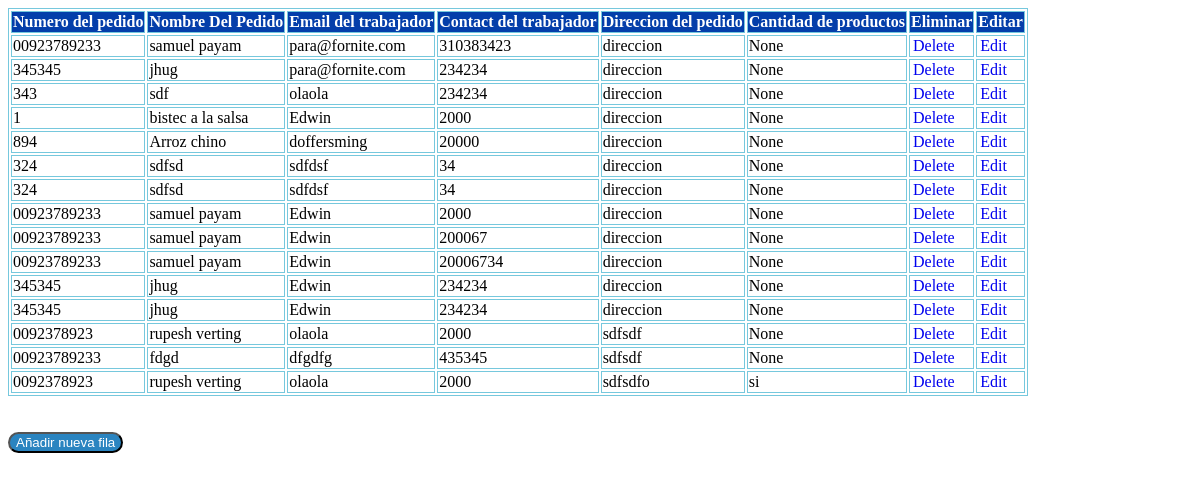
The page /show on the database its author committed.
### employee/models.py (models this page shows, shortened)
class Employee(models.Model):
    eid = models.CharField(max_length=20)
    ename = models.CharField(max_length=100)
    eemail = models.CharField(max_length=50)
    econtact = models.CharField(max_length=15)
    direccion = models.CharField(max_length=200)
    cantidad = models.CharField(max_length=6)
    class Meta:
        db_table = "employee"

### employee/views.py (the view)
# urls.py: path('show',views.show),
def show(request):
    employees = Employee.objects.all()
    return render(request,"show.html",{'employees':employees})

### employee/templates/show.html (shortened to what this page needs)
<!DOCTYPE html>
<html lang="en">
<head>
    {% load static %}
    <link rel="stylesheet" href="../static/style1.css">
</head>
<body>
    <table>
        <thead>
            <tr>
                <th>Numero del pedido</th>
                <th>Nombre Del Pedido</th>
                <th>Email del trabajador</th>
                <th>Contact del trabajador</th>
                <th>Direccion del pedido</th>
                <th>Cantidad de productos</th>
                <th>Eliminar</th>
                <th>Editar</th>
            </tr>
        </thead>
        <tbody>
            {% for employee in employees %}
            <tr>
                <td>{{ employee.eid }}</td>
                <td>{{employee.ename}}</td>
                <td>{{employee.eemail}}</td>
                <td>{{employee.econtact}}</td>
                <td>{{employee.direccion}}</td>
                <td>{{employee.cantidad}}</td>
                <td>
                    <a href="/delete/{{employee.id}}" >Delete</a>
                </td>
                <td>
                    <a href="/edit/{{ employee.id }}" >Edit</a>
                </td>
            </tr>
            {% endfor %}
        </tbody>
    </table>
    <br>
    <br>
    <button><a style="color:white;" href="/emp">Añadir nueva fila</a></button>
</body>
</html>

### employee/static/style1.css (style rules this page uses)
* { text-decoration: none; }
table, th, td { border: 1px solid rgb(118, 200, 221); }
th { background-color: #043eaa; color: white; }
button { border-radius: 12px; color: aqua; background-color: #2a84c0; cursor: pointer; }
tbody a { margin: 2px; }

### rows shown on the page
Employee: eid "00923789233", ename "samuel payam", eemail "para@fornite.com", econtact "310383423", direccion "direccion", cantidad "None"
Employee: eid "345345", ename "jhug", eemail "para@fornite.com", econtact "234234", direccion "direccion", cantidad "None"
Employee: eid "343", ename "sdf", eemail "olaola", econtact "234234", direccion "direccion", cantidad "None"
Employee: eid "1", ename "bistec a la salsa", eemail "Edwin", econtact "2000", direccion "direccion", cantidad "None"
Employee: eid "894", ename "Arroz chino", eemail "doffersming", econtact "20000", direccion "direccion", cantidad "None"
Employee: eid "324", ename "sdfsd", eemail "sdfdsf", econtact "34", direccion "direccion", cantidad "None"
Employee: eid "324", ename "sdfsd", eemail "sdfdsf", econtact "34", direccion "direccion", cantidad "None"
Employee: eid "00923789233", ename "samuel payam", eemail "Edwin", econtact "2000", direccion "direccion", cantidad "None"
Employee: eid "00923789233", ename "samuel payam", eemail "Edwin", econtact "200067", direccion "direccion", cantidad "None"
Employee: eid "00923789233", ename "samuel payam", eemail "Edwin", econtact "20006734", direccion "direccion", cantidad "None"
Employee: eid "345345", ename "jhug", eemail "Edwin", econtact "234234", direccion "direccion", cantidad "None"
Employee: eid "345345", ename "jhug", eemail "Edwin", econtact "234234", direccion "direccion", cantidad "None"
Employee: eid "0092378923", ename "rupesh verting", eemail "olaola", econtact "2000", direccion "sdfsdf", cantidad "None"
Employee: eid "00923789233", ename "fdgd", eemail "dfgdfg", econtact "435345", direccion "sdfsdf", cantidad "None"
Employee: eid "0092378923", ename "rupesh verting", eemail "olaola", econtact "2000", direccion "sdfsdfo", cantidad "si"
